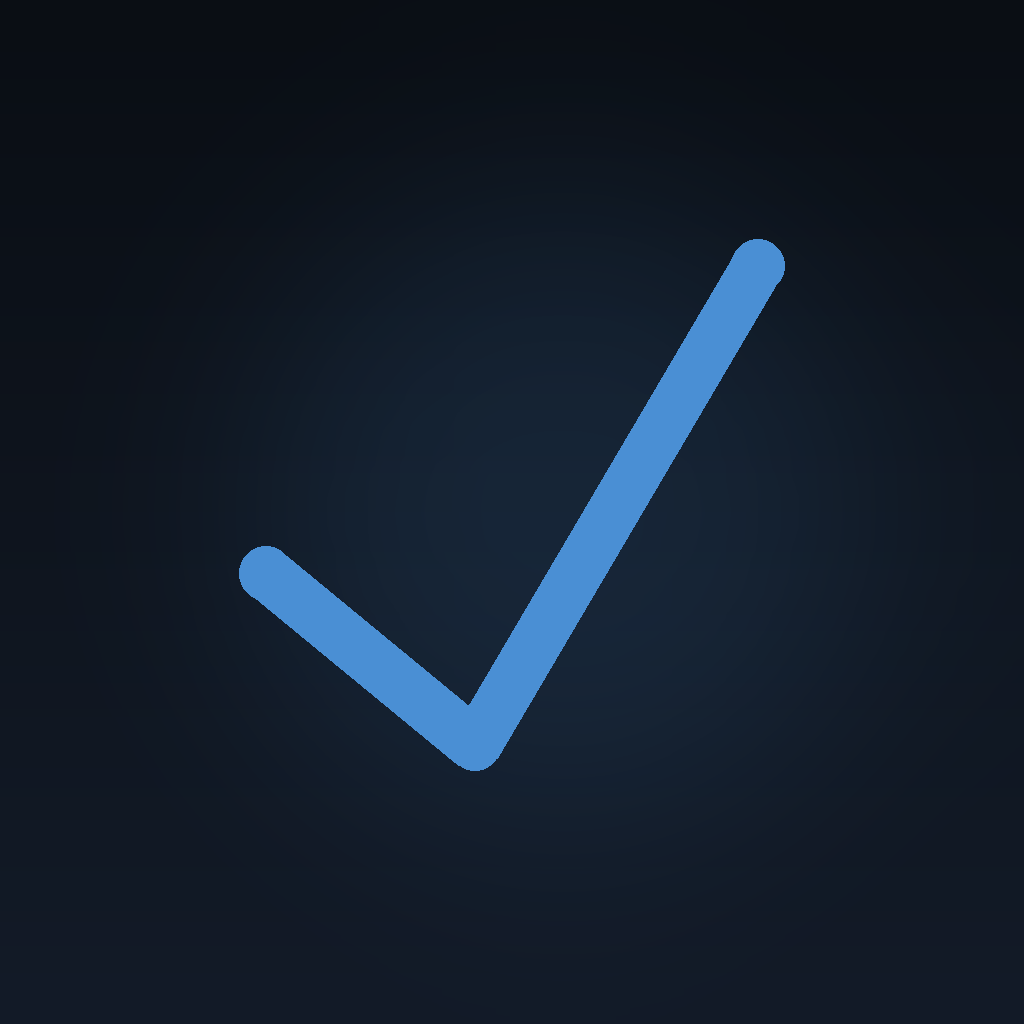

Generate this figure with Python:
# -*- coding: utf-8 -*-
"""인스타 프로필 사진 생성 — 카드뉴스 브랜드마크(체크+상승선 혼합 아이콘)를 단독으로
크게 키운 버전. 인스타는 프로필 사진을 원형으로 잘라서 보여주므로, 안전 여백을 넉넉히
두고 중앙에 배치 — 작게 보일 때도(댓글 목록 등 32px 크기) 알아볼 수 있게 굵고 단순하게."""
from __future__ import annotations
from PIL import Image, ImageDraw, ImageFilter

from card_render import BG_TOP, BG_BOTTOM, ACCENT, TXT

SIZE = 1024


def make_profile_pic(path="profile_pic.png"):
    img = Image.new("RGB", (SIZE, SIZE), BG_TOP)
    px = img.load()
    for y in range(SIZE):
        t = y / SIZE
        r = int(BG_TOP[0] + (BG_BOTTOM[0] - BG_TOP[0]) * t)
        g = int(BG_TOP[1] + (BG_BOTTOM[1] - BG_TOP[1]) * t)
        b = int(BG_TOP[2] + (BG_BOTTOM[2] - BG_TOP[2]) * t)
        for x in range(SIZE):
            px[x, y] = (r, g, b)

    # 은은한 중앙 글로우(원형 크롭 기준 안전영역 안에서만)
    glow = Image.new("RGBA", (SIZE, SIZE), (0, 0, 0, 0))
    gd = ImageDraw.Draw(glow)
    gd.ellipse([SIZE * 0.15, SIZE * 0.1, SIZE * 0.95, SIZE * 0.9], fill=(*ACCENT, 35))
    glow = glow.filter(ImageFilter.GaussianBlur(140))
    img = Image.alpha_composite(img.convert("RGBA"), glow).convert("RGB")

    d = ImageDraw.Draw(img)
    cx, cy, r = SIZE / 2, SIZE / 2, SIZE * 0.24
    # 체크+상승선 마크(카드뉴스 브랜드마크와 동일 형태, 원형 크롭 안전영역 안에 크게)
    pts = [(cx - r, cy + r * 0.25), (cx - r * 0.15, cy + r * 0.95), (cx + r, cy - r)]
    d.line(pts, fill=ACCENT, width=int(SIZE * 0.052), joint="curve")
    for p in (pts[0], pts[-1]):
        rr = SIZE * 0.026
        d.ellipse([p[0] - rr, p[1] - rr, p[0] + rr, p[1] + rr], fill=ACCENT)  # 끝단 둥글림 보정

    img.save(path)
    return path


if __name__ == "__main__":
    p = make_profile_pic("profile_pic.png")
    print(f"저장됨: {p}")
